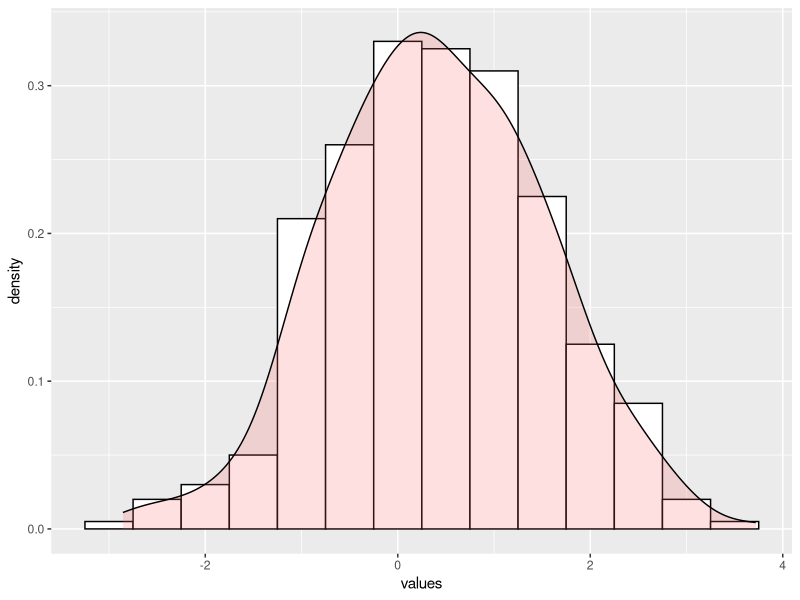

Write the R code that produced this figure.
## ---- chunk 1

set.seed(1234)
df <- data.frame(cond = factor( rep(c("A","B"), each=200) ), 
                   values = c(rnorm(200),rnorm(200, mean=.8)))

library(ggplot2)

ggplot(df, aes(x=values)) + 
    geom_histogram(aes(y=..density..),      # Histogram with density instead of count on y-axis
                   binwidth=.5,
                   colour="black", fill="white") +
    geom_density(alpha=.2, fill="#FF6666")

